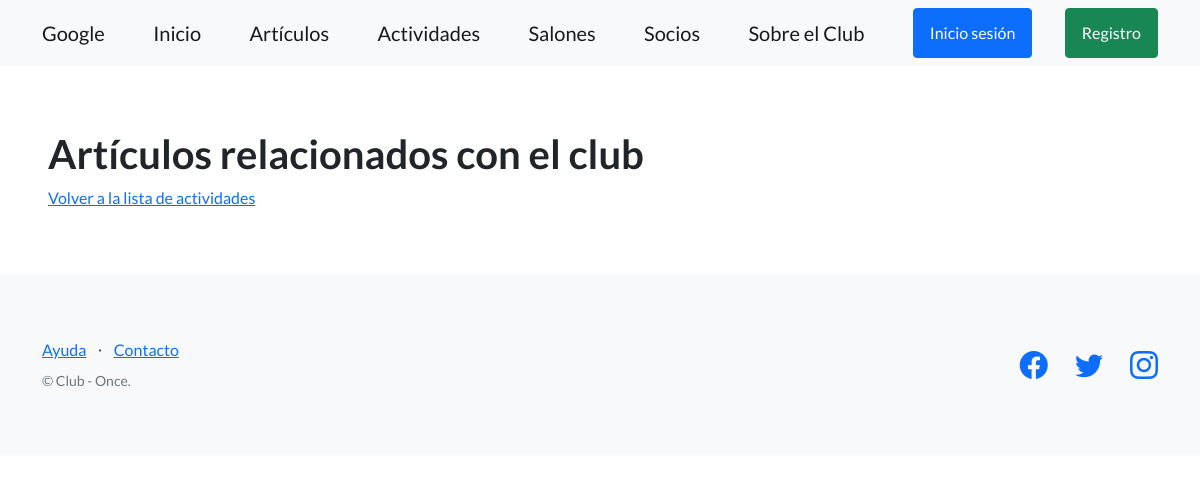
The app's page /articulos/, older data.
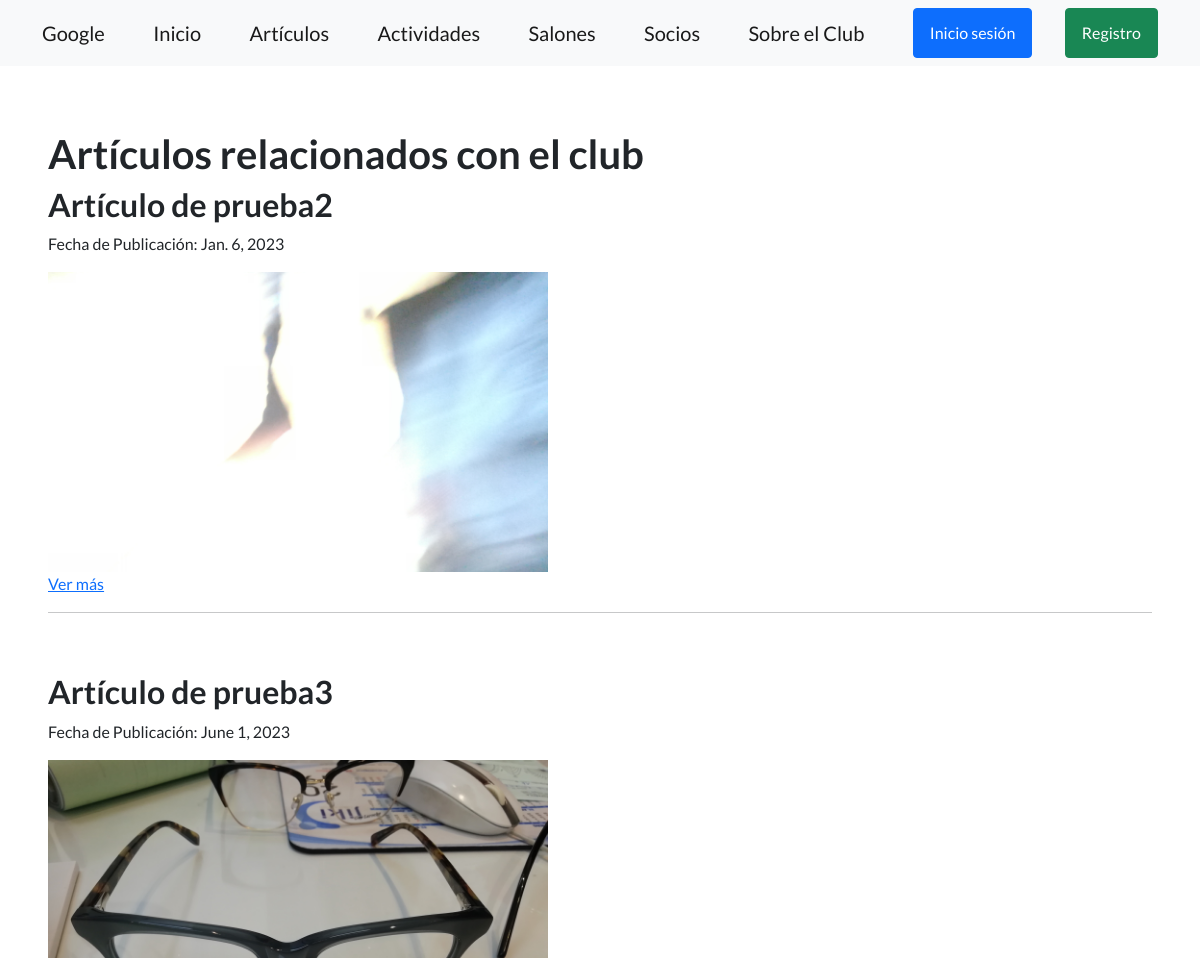
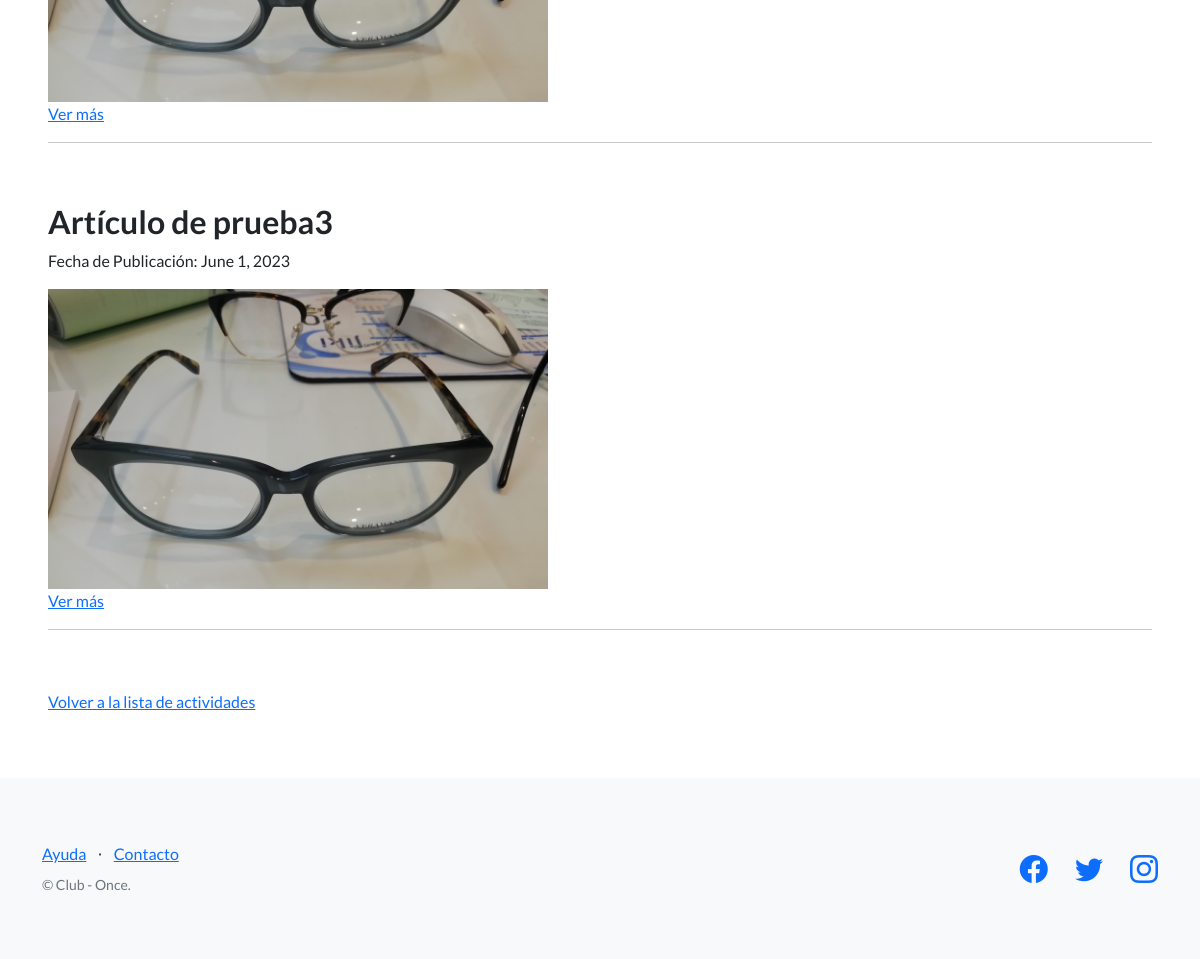
The same page, newer data (2 pictures, top to bottom).
### club_once_estrellas/models.py (models this page shows, shortened)
class Articulos(models.Model):
    titulo = models.CharField(max_length=200)
    subtitulo = models.CharField(max_length=200)
    descripcion = models.TextField()
    autor = models.CharField(max_length=100)
    fecha_publicacion = models.DateField()
    imagen = models.ImageField(upload_to='articulos/')
    comentarios = models.ManyToManyField('Comentario', blank=True)

### club_once_estrellas/views.py (the view)
# urls.py: path('articulos/', ArticulosListView.as_view(), name='lista_articulos'),
class ArticulosListView(ListView):
    model = Articulos
    template_name = 'club_once_estrellas/lista_articulos.html'
    context_object_name = 'articulos'

### club_once_estrellas/templates/club_once_estrellas/lista_articulos.html (shortened to what this page needs)
{% extends "club_once_estrellas/base.html" %}
{% block contenido %}
<section>
  <div>
    <h1>Artículos relacionados con el club</h1>
    {% for articulo in articulos %}
    <div class="articulo">
      <h2>{{ articulo.titulo }}</h2>
      <p>Fecha de Publicación: {{ articulo.fecha_publicacion }}</p>
      {% if articulo.imagen %}
      <div class="imagen-container">
        <img class="imagen-articulo" src="{{ articulo.imagen.url }}" alt="{{ articulo.titulo }}">
      </div>
      {% endif %}
      <a href="{% url 'detalle_articulo' articulo.pk %}">Ver más</a>
      <hr>
      <br>
    </div>
    {% endfor %}
    <a href="{% url 'lista_actividades' %}">Volver a la lista de actividades</a>
  </div>
</section>
{% endblock contenido %}

### club_once_estrellas/templates/club_once_estrellas/base.html (shortened to what this page needs)
{% load static %}
<!DOCTYPE html>
<html lang="en">
    <head>
        <link href="https://cdn.jsdelivr.net/npm/bootstrap-icons@1.5.0/font/bootstrap-icons.css" rel="stylesheet" type="text/css" />
        <link href="{% static 'css/styles.css' %}" rel="stylesheet" />
    </head>
    <body>
        <nav class="navbar navbar-light bg-light static-top">
            <div class="container">
                <a class="navbar-brand" href="https://www.google.com">Google</a>
                <a class="navbar-brand" href="{% url 'inicio' %}">Inicio</a>
                <a class="navbar-brand" href="{% url 'lista_articulos' %}">Artículos</a>
                <a class="navbar-brand" href="{% url 'lista_actividades' %}">Actividades</a>
                <a class="navbar-brand" href="{% url 'lista_salones' %}">Salones</a>
                <a class="navbar-brand" href="{% url 'lista_de_socios' %}">Socios</a>
                <a class="navbar-brand" href="{% url 'about' %}">Sobre el Club</a>
                {% if user.is_authenticated %}
                <div class="dropdown">
                    <button class="btn btn-secondary dropdown-toggle" type="button" id="dropdownMenuButton1" data-bs-toggle="dropdown" aria-expanded="false">
                        <div style="display: inline-flex;">
                            <span>{{ user.username }}</span>
                        </div>
                    </button>
                    <ul class="dropdown-menu" aria-labelledby="dropdownMenuButton1">
                        <li>
                            <a class="dropdown-item" href="{% url 'editar_perfil' %}">Editar mis datos</a>
                        </li>
                        <li>
                            <a class="dropdown-item" href="{% url 'agregar_avatar' %}">Agregar avatar</a>
                        </li>
                        <li>
                            <a class="dropdown-item" href="{% url 'logout' %}"><strong>Cerrar Sesión</strong></a>
                        </li>
                    </ul>
                    </div>
                </div>
                {% else %}
                <a class="btn btn-primary" href="{% url 'login' %}">Inicio sesión</a>
                <a class="btn btn-success" href="{% url 'registro' %}">Registro</a>
                {% endif %}
            </div>
        </nav>
        <section style="padding:4rem 3rem;">
            {% block contenido %}
            {% endblock contenido %}
        </section>
        <footer class="footer bg-light">
            <div class="container">
                <div class="row">
                    <div class="col-lg-6 h-100 text-center text-lg-start my-auto">
                        <ul class="list-inline mb-2">
                            <li class="list-inline-item"><a href="#!">Ayuda</a></li>
                            <li class="list-inline-item">⋅</li>
                            <li class="list-inline-item"><a href="#!">Contacto</a></li>
                        </ul>
                        <p class="text-muted small mb-4 mb-lg-0">&copy; Club - Once.</p>
                    </div>
                    <div class="col-lg-6 h-100 text-center text-lg-end my-auto">
                        <ul class="list-inline mb-0">
                            <li class="list-inline-item me-4">
                                <a href="#!"><i class="bi-facebook fs-3"></i></a>
                            </li>
                            <li class="list-inline-item me-4">
                                <a href="#!"><i class="bi-twitter fs-3"></i></a>
                            </li>
                            <li class="list-inline-item">
                                <a href="https://www.instagram.com/espndeportes/?hl=es"><i class="bi-instagram fs-3"></i></a>
                            </li>
                        </ul>
                    </div>
                </div>
            </div>
        </footer>
    </body>
</html>

### club_once_estrellas/templates/club_once_estrellas/lista_articulos.html (style rules this page uses)
.articulo { margin-bottom: 20px; }
.imagen-container { max-width: 500px; max-height: 300px; overflow: hidden; }
.imagen-articulo { width: 100%; height: auto; }

Row changes from the older to the newer data that the page shows:
added Articulos: titulo "Artículo de prueba2", fecha_publicacion "Jan. 6, 2023", imagen (picture)
added Articulos: titulo "Artículo de prueba3", fecha_publicacion "June 1, 2023", imagen (picture)
added Articulos: titulo "Artículo de prueba3", fecha_publicacion "June 1, 2023", imagen (picture)
